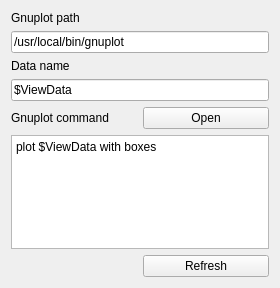
<?xml version="1.0" encoding="UTF-8"?>
<ui version="4.0">
 <class>GnuplotWidget</class>
 <widget class="QWidget" name="GnuplotWidget">
  <property name="geometry">
   <rect>
    <x>0</x>
    <y>0</y>
    <width>280</width>
    <height>288</height>
   </rect>
  </property>
  <property name="sizePolicy">
   <sizepolicy hsizetype="Preferred" vsizetype="Preferred">
    <horstretch>0</horstretch>
    <verstretch>0</verstretch>
   </sizepolicy>
  </property>
  <property name="windowTitle">
   <string>Form</string>
  </property>
  <layout class="QGridLayout" name="gridLayout">
   <item row="0" column="0">
    <widget class="QLabel" name="label">
     <property name="text">
      <string>Gnuplot path</string>
     </property>
    </widget>
   </item>
   <item row="2" column="0">
    <widget class="QLabel" name="label_2">
     <property name="text">
      <string>Data name</string>
     </property>
    </widget>
   </item>
   <item row="4" column="0">
    <widget class="QLabel" name="label_3">
     <property name="text">
      <string>Gnuplot command</string>
     </property>
    </widget>
   </item>
   <item row="4" column="1">
    <widget class="QPushButton" name="pushButton_2">
     <property name="text">
      <string>Open</string>
     </property>
    </widget>
   </item>
   <item row="6" column="1">
    <widget class="QPushButton" name="pushButton">
     <property name="text">
      <string>Refresh</string>
     </property>
    </widget>
   </item>
   <item row="5" column="0" colspan="2">
    <widget class="QPlainTextEdit" name="fldCommand">
     <property name="plainText">
      <string>plot $ViewData with boxes</string>
     </property>
    </widget>
   </item>
   <item row="1" column="0" colspan="2">
    <widget class="QLineEdit" name="fldGnuplotpath">
     <property name="text">
      <string>/usr/local/bin/gnuplot</string>
     </property>
    </widget>
   </item>
   <item row="3" column="0" colspan="2">
    <widget class="QLineEdit" name="fldDataname">
     <property name="text">
      <string>$ViewData</string>
     </property>
    </widget>
   </item>
  </layout>
 </widget>
 <resources/>
 <connections/>
</ui>
